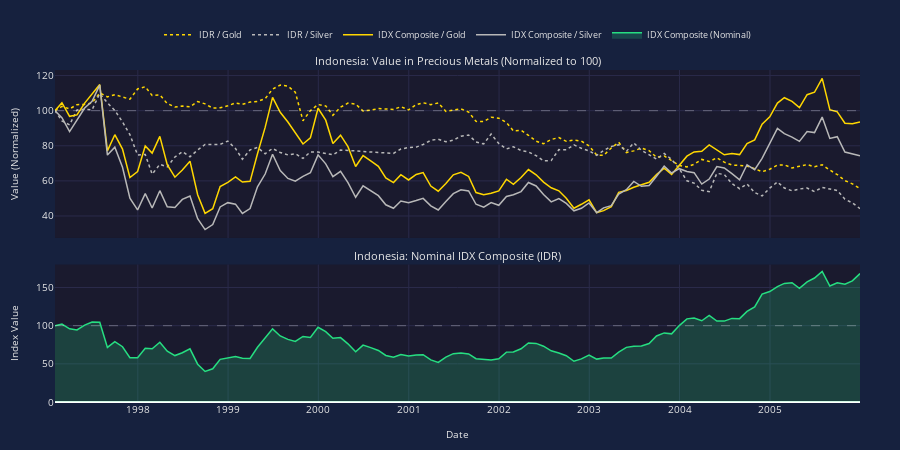

Write notebook code for a chart like this one.
### Markdown cell above
## Indonesia: Asian Financial Crisis (1997-2000)

**Economic Difficulties:** The rupiah lost 80% of its value, falling from 2,500 to 17,000 per USD. Inflation reached 77% in 1998. GDP contracted 13%. The crisis led to the fall of the Suharto regime.

**Causes:** Contagion from Thailand's baht collapse, excessive short-term foreign debt in the private sector, weak banking system with connected lending, overvalued currency, and crony capitalism.

**Government Interventions:**
- *Float the rupiah (Aug 1997)*: Abandoned the managed float - currency collapsed further initially
- *IMF program (Oct 1997)*: $43 billion bailout with conditions - controversial structural reforms
- *Bank closures (Nov 1997)*: Closed 16 insolvent banks - triggered bank runs due to lack of deposit insurance (unsuccessful implementation)
- *Currency board proposal*: Considered but abandoned under IMF pressure
- *IBRA (1998)*: Indonesian Bank Restructuring Agency took over failed banks - eventually successful
- *Political transition*: Suharto resigned May 1998 - new government pursued reforms
- *Debt restructuring*: Corporate and bank debt restructured through "Jakarta Initiative"

Recovery was slow but Indonesia eventually emerged with stronger institutions and floating exchange rate.

### Code cell
show_country_analysis(norm_data['Indonesia'])
